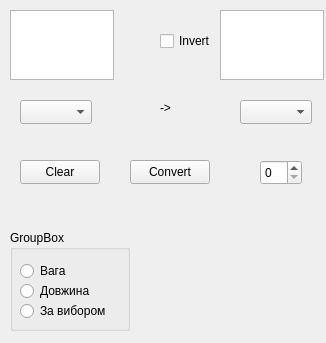
<?xml version="1.0" encoding="UTF-8"?>
<ui version="4.0">
 <class>Widget</class>
 <widget class="QWidget" name="Widget">
  <property name="geometry">
   <rect>
    <x>0</x>
    <y>0</y>
    <width>326</width>
    <height>343</height>
   </rect>
  </property>
  <property name="windowTitle">
   <string>Widget</string>
  </property>
  <widget class="QCheckBox" name="invert">
   <property name="geometry">
    <rect>
     <x>160</x>
     <y>30</y>
     <width>77</width>
     <height>22</height>
    </rect>
   </property>
   <property name="text">
    <string>Invert</string>
   </property>
  </widget>
  <widget class="QComboBox" name="input">
   <property name="geometry">
    <rect>
     <x>20</x>
     <y>100</y>
     <width>72</width>
     <height>24</height>
    </rect>
   </property>
  </widget>
  <widget class="QComboBox" name="input2">
   <property name="geometry">
    <rect>
     <x>240</x>
     <y>100</y>
     <width>72</width>
     <height>24</height>
    </rect>
   </property>
  </widget>
  <widget class="QLabel" name="label">
   <property name="geometry">
    <rect>
     <x>160</x>
     <y>100</y>
     <width>49</width>
     <height>16</height>
    </rect>
   </property>
   <property name="text">
    <string>-&gt;</string>
   </property>
  </widget>
  <widget class="QTextEdit" name="textEdit">
   <property name="geometry">
    <rect>
     <x>10</x>
     <y>10</y>
     <width>104</width>
     <height>70</height>
    </rect>
   </property>
  </widget>
  <widget class="QTextEdit" name="textEdit_2">
   <property name="geometry">
    <rect>
     <x>220</x>
     <y>10</y>
     <width>104</width>
     <height>70</height>
    </rect>
   </property>
  </widget>
  <widget class="QPushButton" name="clear">
   <property name="geometry">
    <rect>
     <x>20</x>
     <y>160</y>
     <width>80</width>
     <height>24</height>
    </rect>
   </property>
   <property name="text">
    <string>Clear</string>
   </property>
  </widget>
  <widget class="QPushButton" name="convert">
   <property name="geometry">
    <rect>
     <x>130</x>
     <y>160</y>
     <width>80</width>
     <height>24</height>
    </rect>
   </property>
   <property name="text">
    <string>Convert</string>
   </property>
  </widget>
  <widget class="QSpinBox" name="spinBox">
   <property name="geometry">
    <rect>
     <x>260</x>
     <y>160</y>
     <width>42</width>
     <height>25</height>
    </rect>
   </property>
  </widget>
  <widget class="QGroupBox" name="groupBox">
   <property name="geometry">
    <rect>
     <x>10</x>
     <y>230</y>
     <width>120</width>
     <height>101</height>
    </rect>
   </property>
   <property name="title">
    <string>GroupBox</string>
   </property>
   <widget class="QRadioButton" name="weight">
    <property name="geometry">
     <rect>
      <x>10</x>
      <y>30</y>
      <width>91</width>
      <height>22</height>
     </rect>
    </property>
    <property name="text">
     <string>Вага</string>
    </property>
   </widget>
   <widget class="QRadioButton" name="length">
    <property name="geometry">
     <rect>
      <x>10</x>
      <y>50</y>
      <width>91</width>
      <height>22</height>
     </rect>
    </property>
    <property name="text">
     <string>Довжина</string>
    </property>
   </widget>
   <widget class="QRadioButton" name="choice">
    <property name="geometry">
     <rect>
      <x>10</x>
      <y>70</y>
      <width>91</width>
      <height>22</height>
     </rect>
    </property>
    <property name="text">
     <string>За вибором</string>
    </property>
   </widget>
  </widget>
 </widget>
 <resources/>
 <connections/>
</ui>
